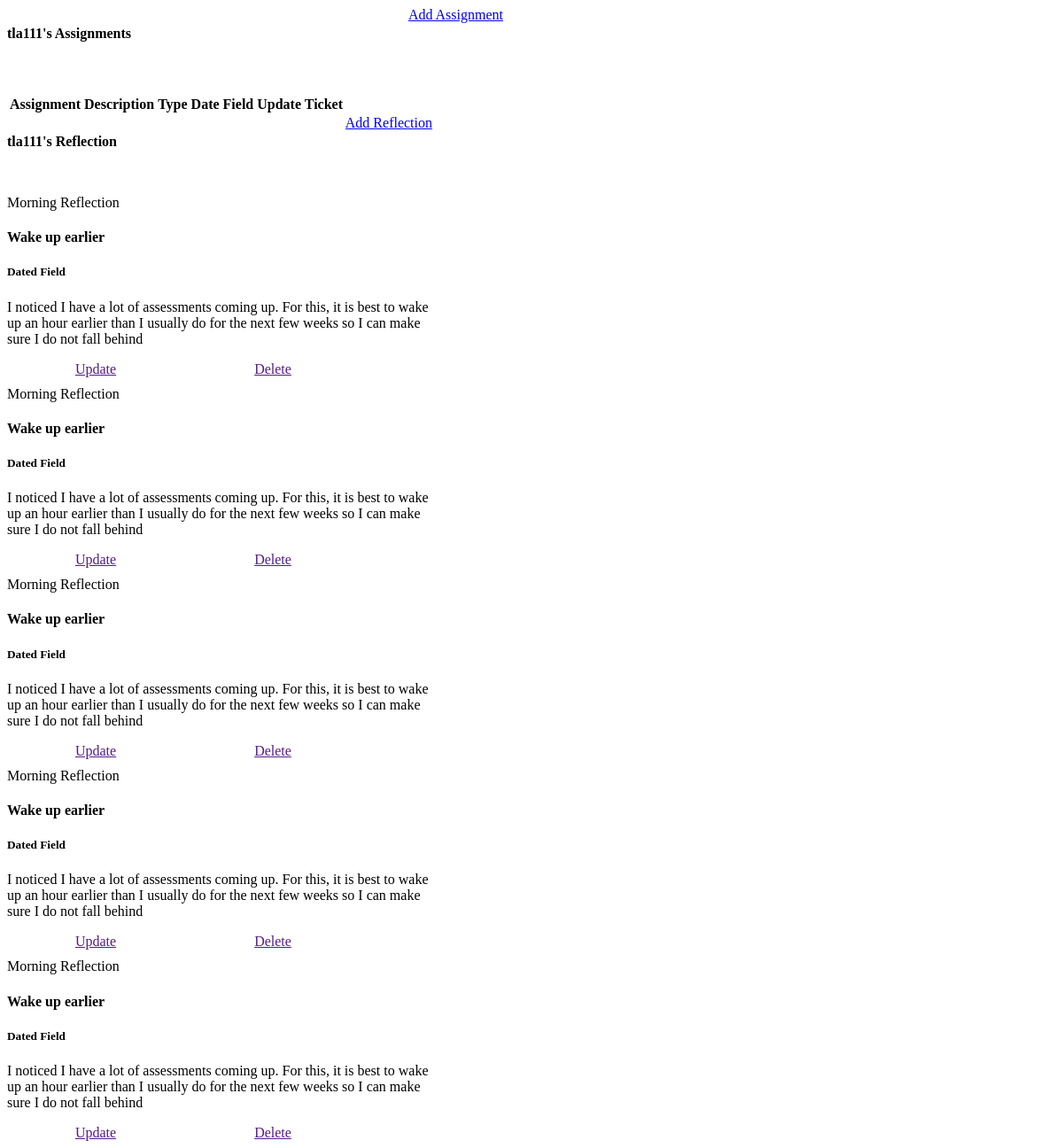
Before: /journal/ (signed in) with the older database file.
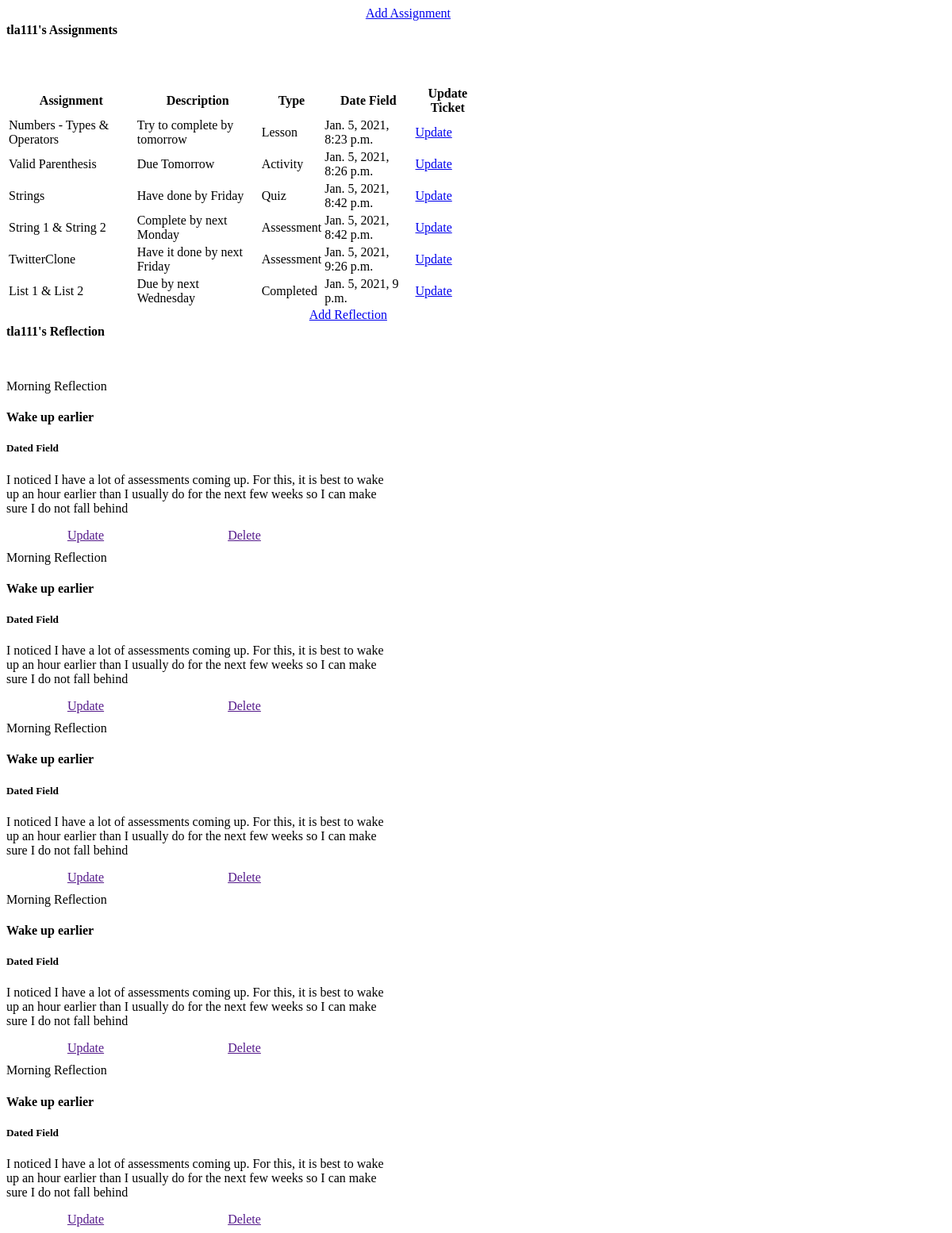
After: the same page with the newer database file.
### journaluser/models.py (models this page shows, shortened)
class BulletJournalUser(AbstractUser):
    display_name = models.CharField(max_length=200)

### profile_journal/models.py (models this page shows, shortened)
class Assignments(models.Model):
    TYPE = (
      ('New', 'New'),
      ('Lesson', 'Lesson'),
      ('Activity', 'Activity'),
      ('Quiz', 'Quiz'),
      ('Assessment', 'Assessment'),
      ('Completed', 'Completed'),
    )
    title = models.CharField(max_length=200)
    description = models.TextField(blank=True, null=True, default=None)
    date_filed = models.DateTimeField(default=timezone.now)
    assignment_type = models.CharField(max_length=200, choices=TYPE)
    user_created = models.ForeignKey(BulletJournalUser, on_delete=models.CASCADE,
                                     related_name="created_by_bulletjournaluser", blank=True, null=True, default=None)

### profile_journal/views.py (the view)
# urls.py: path('journal/', JournalPageView.as_view(), name='journal'),
class JournalPageView(LoginRequiredMixin, View):
    def get(self, request):
        kenzie_assignments = Assignments.objects.filter(user_created=request.user)
        return render(request, "journal_profile.html", {'assignments': kenzie_assignments} )

### templates/journal_profile.html (shortened to what this page needs)
<!DOCTYPE html>
<html lang="en">
  <head>
     <link rel="stylesheet" href="https://unpkg.com/papercss@1.8.2/dist/paper.min.css">
  </head>
  <body>
  <div class="">
    <div class="row">
      <div class='col'>
        <div class="card user_card" style="width: 35rem; height: 5rem">
            <div class="card-body card_body_contain">
              <h4>{{user.username}}'s Assignments</h4>
                <a href="/add_assignment/" class="paper-btn btn-secondary">Add Assignment</a>
            </div>
          </div>
          <br>
          <div class="tables_container">
            <table class="table table-striped table-info">
              <thead class="thead-info">
                <tr>
                  <th scope="col"'>Assignment</th>
                  <th scope="col">Description</th>
                  <th scope="col">Type</th>
                  <th scope="col">Date Field</th>
                  <th scope="col">Update Ticket</th>
                </tr>
              </thead>
              <tbody>
                {% for assignment in assignments %}
                {% if assignment.assignment_type == "Lesson" %}
                <tr>
                  <td>{{assignment.title}}</td>
                  <td>{{assignment.description}}</td>
                  <td>{{assignment.assignment_type}}</td>
                  <td>{{assignment.date_filed}}</td>
                  <td>
                      <a href="/assignment_detail/{{assignment.id}}/" class="paper-btn btn-info-outline">Update</a>
                  </td>
                </tr>
                {%endif%}
                {% endfor %}
                {% for assignment in assignments %}
                {% if assignment.assignment_type == "Activity" %}
                <tr>
                  <td>{{assignment.title}}</td>
                  <td>{{assignment.description}}</td>
                  <td>{{assignment.assignment_type}}</td>
                  <td>{{assignment.date_filed}}</td>
                  <td>
                    <a href="/assignment_detail/{{assignment.id}}/" class="paper-btn btn-info-outline">Update</a>
                  </td>
                </tr>
                {%endif%}
                {% endfor %}
                {% for assignment in assignments %}
                {% if assignment.assignment_type == "Quiz" %}
                <tr>
                  <td>{{assignment.title}}</td>
                  <td>{{assignment.description}}</td>
                  <td>{{assignment.assignment_type}}</td>
                  <td>{{assignment.date_filed}}</td>
                  <td>
                    <a href="/assignment_detail/{{assignment.id}}/" class="paper-btn btn-info-outline">Update</a>
                  </td>
                </tr>
                {%endif%}
                {% endfor %}
                {% for assignment in assignments %}
                {% if assignment.assignment_type == "Assessment" %}
                <tr>
                  <td>{{assignment.title}}</td>
                  <td>{{assignment.description}}</td>
                  <td>{{assignment.assignment_type}}</td>
                  <td>{{assignment.date_filed}}</td>
                  <td>
                    <a href="/assignment_detail/{{assignment.id}}/" class="paper-btn btn-info-outline">Update</a>
                  </td>
                </tr>
                {%endif%}
                {% endfor %}
                {% for assignment in assignments %}
                {% if assignment.assignment_type == "Completed" %}
                <tr>
                  <td>{{assignment.title}}</td>
                  <td>{{assignment.description}}</td>
                  <td>{{assignment.assignment_type}}</td>
                  <td>{{assignment.date_filed}}</td>
                  <td>
                    <a href="/assignment_detail/{{assignment.id}}/" class="paper-btn btn-info-outline">Update</a>
                  </td>
                </tr>
                {%endif%}
                {% endfor %}
              </tbody>
            </table>
          </div>
      </div>
      <div class='col'>
         <div class="card user_card" style="width: 30rem; height: 5rem">
            <div class="card-body card_body_contain">
              <h4>{{user.username}}'s Reflection</h4>
              <a href="/add_assignment/" class="paper-btn btn-secondary">Add Reflection</a>
            </div>
          </div>
          <div class="reflection_container">
            <div class="card" style="width: 30rem;">
                <div class="card-header">Morning Reflection</div>
                  <div class="card-body">
                    <h4 class="card-title">Wake up earlier</h4>
                    <h5 class="card-subtitle">Dated Field</h5>
                    <p class="card-text">I noticed I have a lot of assessments coming up. For this, it is best to wake up an hour earlier than I usually do for the next few weeks so I can make sure I do not fall behind</p>
                    <div class=reflection_buttons>
                      <a href="" class="paper-btn btn-secondary">Update</a>
                      <a href="" class="paper-btn btn-danger">Delete</a>
                    </div>
                  </div>
              </div>
          </div>
            <div class="reflection_container">
            <div class="card" style="width: 30rem;">
                <div class="card-header">Morning Reflection</div>
                  <div class="card-body">
                    <h4 class="card-title">Wake up earlier</h4>
                    <h5 class="card-subtitle">Dated Field</h5>
                    <p class="card-text">I noticed I have a lot of assessments coming up. For this, it is best to wake up an hour earlier than I usually do for the next few weeks so I can make sure I do not fall behind</p>
                    <div class=reflection_buttons>
                      <a href="" class="paper-btn btn-secondary">Update</a>
                      <a href="" class="paper-btn btn-danger">Delete</a>
                    </div>
                  </div>
              </div>
          </div>
            <div class="reflection_container">
            <div class="card" style="width: 30rem;">
                <div class="card-header">Morning Reflection</div>
                  <div class="card-body">
                    <h4 class="card-title">Wake up earlier</h4>
                    <h5 class="card-subtitle">Dated Field</h5>
                    <p class="card-text">I noticed I have a lot of assessments coming up. For this, it is best to wake up an hour earlier than I usually do for the next few weeks so I can make sure I do not fall behind</p>
                    <div class=reflection_buttons>
                      <a href="" class="paper-btn btn-secondary">Update</a>
                      <a href="" class="paper-btn btn-danger">Delete</a>
                    </div>
                  </div>
              </div>
          </div>
            <div class="reflection_container">
            <div class="card" style="width: 30rem;">
                <div class="card-header">Morning Reflection</div>
                  <div class="card-body">
                    <h4 class="card-title">Wake up earlier</h4>
                    <h5 class="card-subtitle">Dated Field</h5>
                    <p class="card-text">I noticed I have a lot of assessments coming up. For this, it is best to wake up an hour earlier than I usually do for the next few weeks so I can make sure I do not fall behind</p>
                    <div class=reflection_buttons>
                      <a href="" class="paper-btn btn-secondary">Update</a>
                      <a href="" class="paper-btn btn-danger">Delete</a>
                    </div>
                  </div>
              </div>
          </div>
            <div class="reflection_container">
            <div class="card" style="width: 30rem;">
                <div class="card-header">Morning Reflection</div>
                  <div class="card-body">
                    <h4 class="card-title">Wake up earlier</h4>
                    <h5 class="card-subtitle">Dated Field</h5>
                    <p class="card-text">I noticed I have a lot of assessments coming up. For this, it is best to wake up an hour earlier than I usually do for the next few weeks so I can make sure I do not fall behind</p>
                    <div class=reflection_buttons>
                      <a href="" class="paper-btn btn-secondary">Update</a>
                      <a href="" class="paper-btn btn-danger">Delete</a>
                    </div>
                  </div>
              </div>
          </div>
      </div>
    </div>
  </div>
  </body>
</html>

### templates/journal_profile.html (style rules this page uses)
.tables_container { width: 50vw; }
.card_body_contain { display: flex; justify-content: space-between; }
.reflection_container { margin-top: 10px; }
.reflection_buttons { display: flex; }
.reflection_buttons a { text-align: center; width: 200px; }

Changed rows visible on the page:
added Assignments: title "Numbers - Types & Operators", description "Try to complete by tomorrow", assignment_type "Lesson", date_filed "Jan. 5, 2021, 8:23 p.m.", shown under "tla111's Assignments"
added Assignments: title "Valid Parenthesis", description "Due Tomorrow", assignment_type "Activity", date_filed "Jan. 5, 2021, 8:26 p.m."
added Assignments: title "Strings", description "Have done by Friday", assignment_type "Quiz", date_filed "Jan. 5, 2021, 8:42 p.m."
added Assignments: title "String 1 & String 2", description "Complete by next Monday", assignment_type "Assessment", date_filed "Jan. 5, 2021, 8:42 p.m."
added Assignments: title "TwitterClone", description "Have it done by next Friday", assignment_type "Assessment", date_filed "Jan. 5, 2021, 9:26 p.m."
added Assignments: title "List 1 & List 2", description "Due by next Wednesday", assignment_type "Completed", date_filed "Jan. 5, 2021, 9 p.m."
